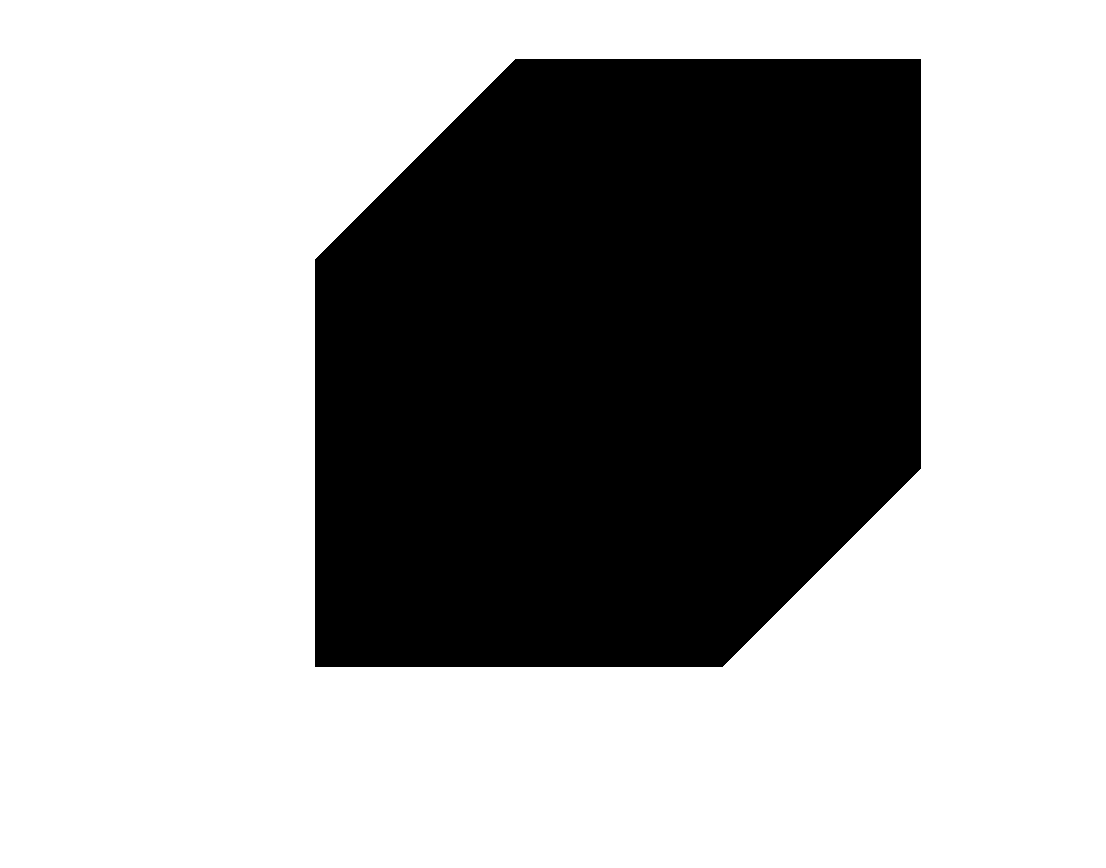
#> input picture tangram18.png, 1106 x 868 px
$ python solver.py   (older library calls are emulated)
#> lines starting #> are read from the running program, lines starting #| are printed output that depends on the picture; after the words box and inside, x2 and y2 are one past the last pixel; in counts of white or black regions, pixels touching at a corner belong together
import copy
import math
from math import sqrt

import cv2
import numpy as np

# qiuqiu! pangqiuqiu :)

class Picture:
    #pic numpy array container
    #also have methods to detect edges and nodes(including hidden ones) in image
    def __init__(self, pic):
        self.pic_ori = pic
        self.edges1 = set([])
        self.edges2 = set([])
        self.nodes = set([])
        self.unit_lenth = self.cal_unit_l()
        self.raw_keypoints = []
        self.goodpoints = np.array([])

    def analysis_pic(self):
        #assume the theta is default to 0 for now
        #don't consider several graph in one pic for now

        #Find keypoints and exclude those fake ones and include unfound
        self.raw_keypoints = np.int0(cv2.goodFeaturesToTrack(self.pic_ori, 23, 0.17, self.unit_lenth // 4))
        self.raw_keypoints = [p.ravel() for p in self.raw_keypoints]
        self.valid_keypoints = Picture.find_valid(self.raw_keypoints, self.unit_lenth)

        for theta, points in self.valid_keypoints:
            self.find_nodes(points, theta)

        return self.nodes, self.edges1, self.edges2

    def cal_unit_l(self):
        #cal unit lenth
        h, w = self.pic_ori.shape
        black = 0
        for x in range(w):
            for y in range(h):
                if self.pic_ori[y][x] == 0:
                    black += 1
        return sqrt(black/8)

    @staticmethod
    def find_valid(points, unit):
        unit = int(unit)
        assert type(points) == list
        points_remain = points
        goods = [] #list containing list

        def near(p1, p2, thata):
            p = p1 - p2
            p = Picture.regularize(p, unit, theta)
            return np.linalg.norm(p) < unit/10.

        def a_set(points_remain, thata):
            assert type(points_remain) == list
            good = []
            for standard in points_remain:
                good = [p for p in points if near(p, standard, thata)]
                if len(good) >= 3:
                    break
                else:
                    good = []
            return good

        thetas = [0, 45]
        for theta in thetas:
            while True:
                if len(points_remain) <= 2:
                    return goods
                good = a_set(points_remain, theta)
                if len(good) > 0:
                    points_remaint = []
                    for p in points_remain:
                        lt = [(p==g).all() for g in good]
                        if len(lt) == 0:
                            points_remaint.append(p)
                    points_remain = points_remaint
                    goods.append((theta, good))
                else:
                    break
        return goods

    @staticmethod
    def regularize(p, unit, theta = 0):
        ct = math.cos(theta / 180.*3.1415926)
        st = math.sin(theta / 180.*3.1415926)
        R = np.array([[ct, -st], [st, ct]])
        p = p.copy()
        p = R.T.dot(p[::-1])[::-1]
        if abs(p[0] - (p[0]//unit) * unit) < abs(p[0] - (p[0]//unit + 1) * unit):
            p[0] = p[0] - (p[0]//unit) * unit
        else:
            p[0] = p[0] - (p[0]//unit + 1) * unit

        if abs(p[1] - (p[1]//unit) * unit) < abs(p[1] - (p[1]//unit + 1) * unit):
            p[1] = p[1] - (p[1]//unit) * unit
        else:
            p[1] = p[1] - (p[1]//unit + 1) * unit

        p = R.dot(p[::-1])[::-1]
        return p

    def find_nodes(self, points, theta):
        ct = math.cos(theta / 180.*3.1415926)
        st = math.sin(theta / 180.*3.1415926)
        R = np.array([[ct, -st], [st, ct]])

        re_p = np.array([Picture.regularize(p, self.unit_lenth, theta) for p in points])
        ori_p = np.mean(re_p, axis = 0).astype(np.int)
        ori_p = R.T.dot(ori_p[::-1])

        ori_p[0] = ori_p[0] - int(self.unit_lenth) * 7
        ori_p[1] = ori_p[1] - int(self.unit_lenth) * 7

        ori_p = R.dot(ori_p)[::-1]
        # [18 lines of commented-out code are left out]
        h,w = self.pic_ori.shape
        num_h = h // self.unit_lenth + 14
        num_w = w // self.unit_lenth + 14
        num_h = int(num_h)
        num_w = int(num_w)
        self.p_candidates = np.zeros((num_h ,num_w)).astype(np.bool)
        for i in range(num_h):
            for j in range(num_w):
                if self.point_valid(self.get_coord(i, j, ori_p, theta)):
                    self.p_candidates[i][j] = True
        self.pack_up_nodes_and_edges(self.p_candidates, ori_p, theta) #pack up nodes and edges base on candidate and ori_p
        #self.p_candidates = self.p_candidates.tolist()
        return self.p_candidates

    def get_coord(self, i, j, ori_p, theta):
        ct = math.cos(theta / 180.*3.1415927)
        st = math.sin(theta / 180.*3.1415927)
        R = np.array([[ct, -st], [st, ct]])
        return (ori_p + R.dot(np.array([i, j]) * np.array([int(self.unit_lenth), int(self.unit_lenth)]))[::-1]).astype(np.int)

    def pack_up_nodes_and_edges(self, p_candidates, ori_p, theta):
        #node
        hn = p_candidates.shape[0]
        wn = p_candidates.shape[1]
        nodesM = p_candidates.tolist()
        for h in range(hn):
            for w in range(wn):
                if p_candidates[h][w]:
                    nodesM[h][w] = Node(self.get_coord(h, w, ori_p, theta))
                    self.nodes.add(nodesM[h][w])

        #edge1 and neibour
        for h in range(hn - 1):
            for w in range(wn):
                if p_candidates[h][w]:
                    if p_candidates[h + 1][w] and self.point_valid((self.get_coord(h, w, ori_p, theta)+self.get_coord(h + 1, w, ori_p, theta))//2):
                        nodesM[h][w].add_neighbours(nodesM[h + 1][w])
                        nodesM[h + 1][w].add_neighbours(nodesM[h][w])
                        self.edges1.add((nodesM[h][w], nodesM[h+1][w]))
        for h in range(hn):
            for w in range(wn - 1):
                if p_candidates[h][w]:
                    if p_candidates[h][w + 1] and self.point_valid((self.get_coord(h, w, ori_p, theta)+self.get_coord(h, w + 1, ori_p, theta))//2):
                        nodesM[h][w].add_neighbours(nodesM[h][w + 1])
                        nodesM[h][w + 1].add_neighbours(nodesM[h][w])
                        self.edges1.add((nodesM[h][w], nodesM[h][w + 1]))

        #edge2
        for h in range(hn -1):
            for w in range(wn - 1):
                if p_candidates[h][w]:
                    if p_candidates[h + 1][w + 1] and self.point_valid((self.get_coord(h, w, ori_p, theta)+self.get_coord(h + 1, w + 1, ori_p, theta))//2):
                        self.edges2.add((nodesM[h][w], nodesM[h + 1][w + 1]))
        for h in range(1, hn):
            for w in range(wn - 1):
                if p_candidates[h][w]:
                    if p_candidates[h - 1][w + 1] and self.point_valid((self.get_coord(h, w, ori_p, theta)+self.get_coord(h - 1, w + 1, ori_p, theta))//2):
                        self.edges2.add((nodesM[h][w], nodesM[h - 1][w + 1]))

    def point_valid(self, p):
        if p[1] < 0 or p[1] >= self.pic_ori.shape[0]:
            return False
        if p[0] < 0 or p[0] >= self.pic_ori.shape[1]:
            return False
        p = p.astype(np.int)
        d = int(self.unit_lenth/8)
        sample = self.pic_ori[max(p[1] - d, 0):min(p[1] + d, self.pic_ori.shape[0]),
                                max(p[0] - d, 0):min(p[0] + d, self.pic_ori.shape[1])] > 128
        if(np.sum(sample)/sample.size < 0.96):
            return True
        else:
            return False

    def veriT(self, n1, n2, n3):
        return self.point_valid((n1.coord + n2.coord + n3.coord)//3)

    @staticmethod
    def visualise(pic, points = None, edges = None, filename = None, color_set = None):
        assert type(color_set) == tuple or color_set is None
        color = pic.copy()
        if(len(color.shape) == 2):
            color = np.expand_dims(color, axis = 2)
            color = np.concatenate((color, color, color), axis = 2)
        if points is not None:
            for point in points:
                if len(point.shape) == 2:
                    point = point.ravel()
                x, y = point
                cv2.circle(color, (x, y), 5, color_set if color_set  is not None else (255, 0, 0), -1)
        if edges is not None:
            for edge in edges:
                cv2.line(color, tuple(edge[0].coord.tolist()), tuple(edge[1].coord.tolist()), color_set if color_set is not None else (0, 255, 0), 2)
        if filename is not None:
            cv2.imwrite(filename, color)
        return color

class Node:
    def __init__(self, coord):
        self.coord = coord
        self.neighbours = set([])
    def add_neighbours(self, n):
        self.neighbours.add(n)

#define abstract parent class for blocks
class BaseShape:
    name = None
    def __init__(self):
        self.children = {}
    def check_containing(self, sstlist):
        assert type(sstlist) == list
        for namet, child in self.children.items():
            if namet == 'SST' and set(sstlist).intersection(set(child)) != set([]):
                return True
            elif namet != 'SST':
                for one in child:
                    if one.check_containing(sstlist) == True:
                        return True
        return False
    def basics(self):
        sstlist = set([])
        for name, child in self.children.items():
            if name == 'SST':
                sstlist = sstlist.union(set(child))
            elif name != 'SST':
                for one in child:
                    sstlist = sstlist.union(set(one.basics()))
        return list(sstlist)

class ST(BaseShape):
    name = 'ST'
    color = (100,100,0)
    def __init__(self, node1, node2, node3):
        self.nodes = [node1, node2, node3]
        self.children = self.setup_ssts()

        #{'SST':[]}
    def setup_ssts(self):
        children = []
        #vetor determined "left" > 0
        if np.cross(self.nodes[0].coord - self.nodes[2].coord, self.nodes[0].coord - self.nodes[1].coord) >0:
            children.append((self.nodes[0], self.nodes[2]))
        else:
            children.append((self.nodes[2], self.nodes[0]))
        if np.cross(self.nodes[1].coord - self.nodes[2].coord, self.nodes[1].coord - self.nodes[0].coord) >0:
            children.append((self.nodes[1], self.nodes[2]))
        else:
            children.append((self.nodes[2], self.nodes[1]))
        return {'SST':children}
    def ordernodes(self):
        return list(self.nodes)
    def __eq__(self, other):
        if(type(other) != type(self)):
            return False
        for node in other.nodes:
            if node not in self.nodes:
                return False
        return True

class LT(BaseShape):
    name = 'LT'
    color = (0,100,100)
    def __init__(self, mt1, mt2):
        self.children = {'MT': [mt1, mt2]}
        nodes_ = [i for i in mt1.nodes[:2] if i in mt2.nodes[:2]][0]
        self.nodes = []
        self.nodes.extend([i for i in mt1.nodes[:2] if i!= nodes_])
        self.nodes.extend([i for i in mt2.nodes[:2] if i!= nodes_])
        self.nodes.append(nodes_)
        assert len(self.nodes) == 3
    def ordernodes(self):
        return list(self.nodes)
    def __eq__(self, other):
        if(type(other) != type(self)):
            return False
        return set(other.nodes) == set(self.nodes)

class MT(BaseShape):
    color = (100,0,100)
    name = 'MT'
    def __init__(self, st1, st2):
        self.children = {'ST': [st1, st2]}
        nodes_ = [i for i in st1.nodes[:2] if i in st2.nodes[:2]][0]
        self.nodes = []
        self.nodes.extend([i for i in st1.nodes[:2] if i!= nodes_])
        self.nodes.extend([i for i in st2.nodes[:2] if i!= nodes_])
        self.nodes.append(nodes_)
        assert len(self.nodes) == 3
    def ordernodes(self):
        return list(self.nodes)
    def __eq__(self, other):
        if(type(other) != type(self)):
            return False
        return set(other.nodes) == set(self.nodes)

class SQ(BaseShape):
    name = 'SQ'
    color = (150,50,100)
    def __init__(self, st1, st2):
        self.children = {'ST': [st1, st2]}
        self.nodes = set(st1.nodes).union(set(st2.nodes))

    def ordernodes(self):
        return [self.children['ST'][0].nodes[2], self.children['ST'][0].nodes[1],
                self.children['ST'][1].nodes[2], self.children['ST'][0].nodes[0]]

    def __eq__(self, other):
        if(type(other) != type(self)):
            return False
        return other.nodes == self.nodes

class PA(BaseShape):
    name = 'PA'
    color = (100,150,50)
    def __init__(self, st1, st2):
        self.children = {'ST': [st1, st2]}
        nodes_ = set(st1.nodes).union(set(st2.nodes))
        #fist 2 135d last 2 45d
        self.nodes = [n for n in nodes_ if n == st1.nodes[2] or n == st2.nodes[2]]
        self.nodes.extend([n for n in nodes_ if n not in self.nodes])
    # [6 lines left out: function ordernodes, not called in this run]
    def __eq__(self, other):
        if(type(other) != type(self)):
            return False
        return set(other.nodes) == set(self.nodes)

# class containing methods to analysis pics and nodes and create the searching space
class Graph:
    def __init__(self, nodes, edges1, edges2):
        assert type(nodes) == set
        assert type(edges1) == set
        assert type(edges2) == set

        self.nodes = nodes
        self.edges1 = edges1# set containing set
        self.edges2 = edges2
        self.ssts = []#directed edge
        self.sts = []#
        self.mts = []
        self.lts = []
        self.sqs = []
        self.pas = []
    def setup(self, pic):
        for node1, node2 in self.edges2:
            flag = True
            pointy = [i for i in node1.neighbours if i in node2.neighbours]
            for node3 in pointy:
                if not pic.veriT(node1, node2, node3):
                    flag = False
                    continue
                st = ST(node1, node2, node3)
                if st in self.sts:
                    continue
                self.sts.append(st)
                self.ssts.extend(s for s in st.children['SST'] if s not in self.ssts)


            if len(pointy) == 2 and flag:
                t1 = [i for i in self.sts if set(i.nodes) == set([pointy[0], node1, node2])]
                t2 = [i for i in self.sts if set(i.nodes) == set([pointy[1], node1, node2])]
                sq = SQ(t2[0], t1[0])
                if sq in self.sqs:
                    continue
                else:
                    self.sqs.append(sq)

        pas_t = [PA(st1, st2) for st1 in self.sts for st2 in self.sts
                    if st1 != st2 and (
                    (st1.nodes[2] == st2.nodes[0] and st2.nodes[2] == st1.nodes[0] and st1.nodes[1] not in st2.nodes[1].neighbours)
                    or
                    (st1.nodes[2] == st2.nodes[1] and st2.nodes[2] == st1.nodes[1] and st1.nodes[0] not in st2.nodes[0].neighbours)
                    or
                    (st1.nodes[2] == st2.nodes[0] and st2.nodes[2] == st1.nodes[1] and st1.nodes[0] not in st2.nodes[1].neighbours)
                    or
                    (st1.nodes[2] == st2.nodes[1] and st2.nodes[2] == st1.nodes[0] and st1.nodes[1] not in st2.nodes[0].neighbours)
                    )]
        for pa in pas_t:
            if pa not in self.pas:
                self.pas.append(pa)

        mts_t = [MT(st1, st2) for st1 in self.sts for st2 in self.sts
                    if st1 != st2 and (st1.nodes[0] in st2.nodes[:2] or st1.nodes[1] in st2.nodes[:2])
                    and st1.nodes[2] == st2.nodes[2]]

        for mt in mts_t:
            if mt not in self.mts:
                self.mts.append(mt)

        lts_t = [LT(mt1, mt2) for mt1 in self.mts for mt2 in self.mts
                    if mt1 != mt2 and
                    (mt1.nodes[0] == mt2.nodes[1] or mt1.nodes[0] == mt2.nodes[0]
                    or mt1.nodes[1] == mt2.nodes[1] or mt1.nodes[1] == mt2.nodes[0])
                    and mt1.nodes[2] == mt2.nodes[2]]
        for lt in lts_t:
            if lt not in self.lts:
                self.lts.append(lt)


    #def setup_ssts():

# define one possible status when solving the tangram
class Status:
    g = None
    q = None
    shape_num = None
    pic = None
    #domains = {'LT':large_triangles, 'MT':medium_triangles, 'SQ':squares, 'PA':parallelograms, 'ST':small_triangles}
    shape_needed_num = {'LT':2, 'MT':1, 'SQ':1, 'PA':1, 'ST':2}

    def __init__(self):
        assert type(self.g) == Graph
        self.sst_remain = self.g.ssts #directed edge
        self.st_remain = self.g.sts  #
        self.mt_remain = self.g.mts
        self.lt_remain = self.g.lts
        self.sq_remain = self.g.sqs
        self.pa_remain = self.g.pas
        self.shape_remain = {'LT':self.lt_remain, 'MT':self.mt_remain, 'SQ':self.sq_remain, 'PA':self.pa_remain, 'ST':self.st_remain}
        self.where = {'LT':[], 'MT':[], 'SQ':[], 'PA':[], 'ST':[]}
        self.next_choice = 0
        self.updated = True
        self.newly_filled = None

    def __deepcopy__(self, memo):
        other = Status()
        other.sst_remain = self.sst_remain.copy()
        other.st_remain = self.st_remain.copy()
        other.mt_remain = self.mt_remain.copy()
        other.lt_remain = self.lt_remain.copy()
        other.sq_remain = self.sq_remain.copy()
        other.pa_remain = self.pa_remain.copy()
        other.shape_remain = {'LT':other.lt_remain, 'MT':other.mt_remain, 'SQ':other.sq_remain, 'PA':other.pa_remain, 'ST':other.st_remain}
        other.where = {'LT':self.where['LT'].copy(), 'MT':self.where['MT'].copy(), 'SQ':self.where['SQ'].copy(), 'PA':self.where['PA'].copy(), 'ST':self.where['ST'].copy()}
        other.next_choice = self.next_choice
        other.updated = self.updated
        other.newly_filled = self.newly_filled
        return other

    @classmethod
    def __get_orderlist(cls):
        def cal_order(ele):
            return len(cls.domains[ele])
        order = []
        for name, num in cls.shape_needed_num.items():
            order.extend([name] * num)
        order.sort(key = cal_order)
        return order

    @classmethod
    def setup(cls, nodes, edges1, edges2, pic):
        assert type(nodes) == set
        cls.shape_num = 7
        cls.g = Graph(nodes, edges1, edges2)
        cls.g.setup(pic)
        cls.domains = {'LT':cls.g.lts, 'MT':cls.g.mts, 'SQ':cls.g.sqs, 'PA':cls.g.pas, 'ST':cls.g.sts}
        cls.q = cls.__get_orderlist()
        cls.pic = pic

    def update(self):
        if self.updated:
            return
        del_sst = self.newly_filled.basics()
        self.sst_remain = [sst for sst in self.sst_remain if sst not in del_sst]

        for shape_name, shape in self.shape_remain.items():
            self.shape_remain[shape_name][:] = [i for i in shape if not i.check_containing(del_sst)]
        self.updated = True


    def children(self):
        self.update()
        next_shape = self.q[self.next_choice]
        for block in self.shape_remain[next_shape]:
            next_child = self.fill_block(block)
            yield next_child

    def fill_block(self, block):
        child = copy.deepcopy(self)
        child.updated = False
        child.newly_filled = block
        child.next_choice = child.next_choice + 1
        child.where[block.name].append(block)
        #child.shape_remain[block.name].remove(block)
        return child

        #don't update

    def is_finished(self):
        #don't have to update in advances
        if self.next_choice == self.shape_num:
            return True
        else:
            return False

    # [15 lines left out: function visualise, not called in this run]

# a class to contain implementation of 'DFS' Search
class Solve_Tangram:
    def __init__(self):
        self.solved = None
        self.open = [Status()]


    def search(self, view = False):
        results = []
        while self.open:
            searching = self.open.pop()
            if view:
                results.append(searching.visualise(searching.pic))
            if searching.is_finished():
                self.solved = searching
                break

            for child in searching.children():
                self.open.append(child)

        if self.solved is None:
            pass
        if view:
            return results
        return self.solved


# [31 lines left out: functions process_generator, solve_result, not called in this run]


if __name__ == '__main__':
    filename = 'tangram18.png'
    pic  = cv2.imread(filename, cv2.IMREAD_GRAYSCALE)
#> pic: shape (868, 1106); 65.8% white; 1 black region, box (x1, y1, x2, y2) and area: (315, 59, 921, 667) 328647
    Pic = Picture(pic)
    nodes, edges1, edges2 = Pic.analysis_pic()
#> in analysis_pic, `self.raw_keypoints = np.int0(cv2.goodFeaturesToTrack(self.pic_ori, 23,..`: self.raw_keypoints = [[315, 666], [920, 59], [920, 468], [315, 259], [722, 666], [515, 59]]
#> in find_valid, `points_remain = points`: points_remain has the same summary as self.raw_keypoints in analysis_pic
#> after the loop in find_valid, `for theta in thetas:`: goods = [(0, [[315, 666], [920, 59], [920, 468], [315, 259], [722, 666], [515, 59]])]
#> in analysis_pic, `self.valid_keypoints = Picture.find_valid(self.raw_keypoints, self.uni..`: self.valid_keypoints has the same summary as goods in find_valid
#> the loop in analysis_pic, `for theta, points in self.valid_keypoints:` made 1 pass
#> theta on pass 1: 0
#> pass 1, in point_valid (call 144), `sample = self.pic_ori[max(p[1] - d, 0):min(p[1] + d, self.pic_ori.shap..`:
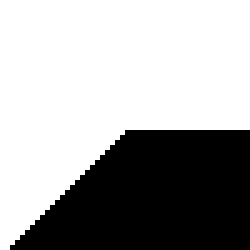
#> sample: shape (50, 50) bool (shown 5 times larger); 65% white; 1 black region, box (x1, y1, x2, y2) and area: (2, 26, 50, 50) 876
#> pass 1, in point_valid (call 145), `sample = self.pic_ori[max(p[1] - d, 0):min(p[1] + d, self.pic_ori.shap..`:
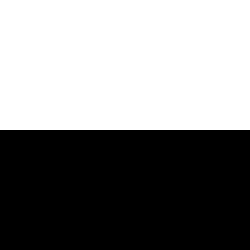
#> sample: shape (50, 50) bool (shown 5 times larger); 52% white; 1 black region, box (x1, y1, x2, y2) and area: (0, 26, 50, 50) 1200
#> pass 1, in point_valid (call 146), `sample = self.pic_ori[max(p[1] - d, 0):min(p[1] + d, self.pic_ori.shap..`:
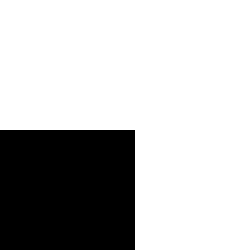
#> sample: shape (50, 50) bool (shown 5 times larger); 74.1% white; 1 black region, box (x1, y1, x2, y2) and area: (0, 26, 27, 50) 648
    raw = Pic.visualise(pic, Pic.raw_keypoints, filename = 'raw.png')
#> in visualise, color is the input picture: shape (868, 1106, 3); 65.8% white; 1 black region, box (x1, y1, x2, y2) and area: (315, 59, 921, 667) 328647
#> (the rest of the program and of its run is left out)
